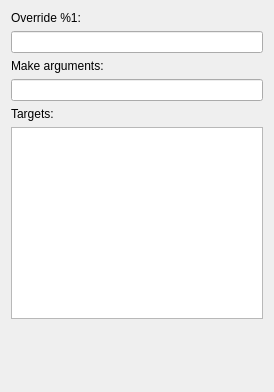
<?xml version="1.0" encoding="UTF-8"?>
<ui version="4.0">
 <class>GenericMakeStep</class>
 <widget class="QWidget" name="GenericMakeStep">
  <property name="geometry">
   <rect>
    <x>0</x>
    <y>0</y>
    <width>274</width>
    <height>392</height>
   </rect>
  </property>
  <property name="windowTitle">
   <string>Form</string>
  </property>
  <layout class="QVBoxLayout" name="verticalLayout">
   <item>
    <widget class="QLabel" name="makeLabel">
     <property name="text">
      <string>Override %1:</string>
     </property>
     <property name="buddy">
      <cstring>makeLineEdit</cstring>
     </property>
    </widget>
   </item>
   <item>
    <widget class="QLineEdit" name="makeLineEdit"/>
   </item>
   <item>
    <widget class="QLabel" name="makeArgumentsLabel">
     <property name="text">
      <string>Make arguments:</string>
     </property>
     <property name="buddy">
      <cstring>makeArgumentsLineEdit</cstring>
     </property>
    </widget>
   </item>
   <item>
    <widget class="QLineEdit" name="makeArgumentsLineEdit"/>
   </item>
   <item>
    <widget class="QLabel" name="targetsLabel">
     <property name="text">
      <string>Targets:</string>
     </property>
     <property name="buddy">
      <cstring>targetsList</cstring>
     </property>
    </widget>
   </item>
   <item>
    <widget class="QListWidget" name="targetsList"/>
   </item>
   <item>
    <spacer name="verticalSpacer">
     <property name="orientation">
      <enum>Qt::Vertical</enum>
     </property>
     <property name="sizeHint" stdset="0">
      <size>
       <width>20</width>
       <height>40</height>
      </size>
     </property>
    </spacer>
   </item>
  </layout>
 </widget>
 <resources/>
 <connections/>
</ui>
